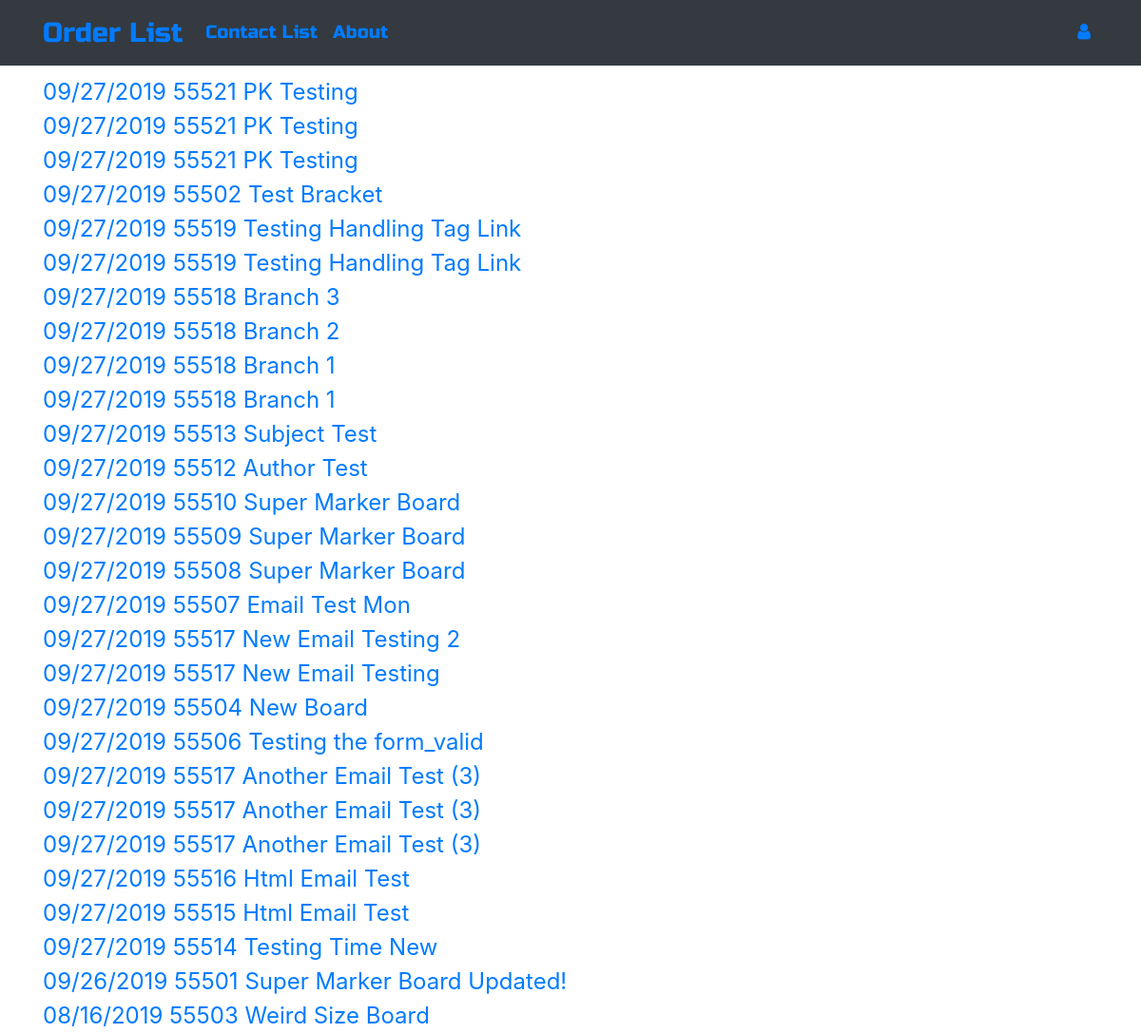
Before: / with the older database file.
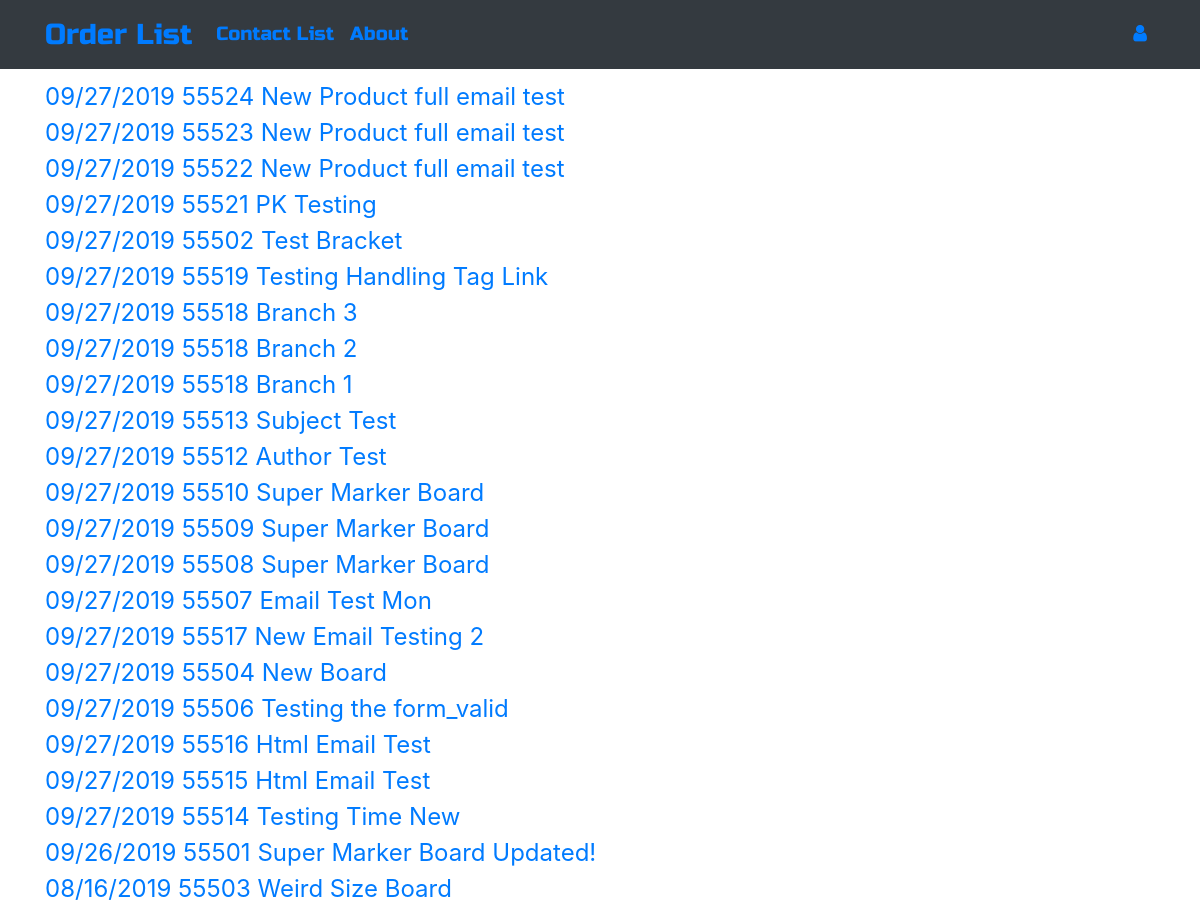
After: the same page with the newer database file.
### ordermanager/models.py (models this page shows, shortened)
class Order(models.Model):
    CUSTOMERS = (
        ("American Woodmark Corporation", "American Woodmark Corporation"),
        ("ACP", "ACP"),
        ("Jim Bishop", "Jim Bishop"),
        ("Fabritec", "Fabritec"),
        ("Hanssem", "Hanssem"),
        ("KabinArt", "KabinArt"),
        ("Legacy", "Legacy"),
        ("MasterBrand Cabinets, Inc", "MasterBrand Cabinets, Inc"),
        ("Unicor", "Unicor"),
    )
    CARRIER = (
        ("UPEXP", "UPEXP"),
        ("UPSAR", "UPSAR"),
        ("UPSBL", "UPSBL"),
        ("UPSCN", "UPSCN"),
        ("UPSGR", "UPSGR"),
        ("UPSRD", "UPSRD"),
        ("UPSRS", "UPSRS"),
        ("UPSSV", "UPSSV"),
        ("UPSWX", "UPSWX"),
        ("UPS2A", "UPS2A"),
        ("UPS3D", "UPS3D"),
        ("FX2DY", "FX2DY"),
        ("FXSTD", "FXSTD"),
        ("FXPAM", "FXPAM"),
        ("FXGRN", "FXGRN"),
        ("FXFNL", "FXFNL"),
        ("Customer Pickup", "Customer Pickup"),
    )
    REASON = (
        ("New Product", "New Product"),
        ("Not Applicable", "Not Applicable"),
        ("Unusual Size", "Unusual Size"),
        ("Unusual Profile", "Unusual Profile"),
        ("Unusual Material", "Unusual Material"),
        ("Obsolete Product", "Obsolete Product"),
        ("Non-Existing Material Specification", "Non-Existing Material Specification"),  # Order 26
        ("Customer Sample", "Customer Sample"),  # Order 26
        ("Special Assembly", "Special Assembly"),  # Order 26
        ("Special Inspection", "Special Inspection"),
        ("Special Packaging", "Special Packaging"),  # Order 26
        ("Profile Testing", "Profile Testing"),  # Order 26
        ("Process Testing", "Process Testing"),  # Order 26
    )
    TOOLING = (
        ("On Floor", "On Floor"),
        ("In Grinding Room", "In Grinding Room"),
        ("Other - See Notes", "Other - See Notes"),
    )
    author = models.ForeignKey('auth.User', on_delete=models.CASCADE)
    order_number = models.CharField(max_length=255)
    order_reason = models.CharField(max_length=50, choices=REASON)
    customer = models.CharField(max_length=50, choices=CUSTOMERS)
    product_name = models.CharField(max_length=255)
    title = models.CharField(max_length=255)
    design_code = models.CharField(max_length=255)
    carrier = models.CharField(max_length=20, choices=CARRIER)
    ship_date = models.DateField()
    process_date = models.DateField()
    sequence_numbers = models.CharField(max_length=255)
    tooling_status = models.CharField(max_length=20, choices=TOOLING)
    programming_status = models.BooleanField(default=False)
    engineering_framing_setup = models.BooleanField(default=False)
    engineering_panel_setup = models.BooleanField(default=False)
    engineering_lipping_setup = models.BooleanField(default=False)
    engineering_assembly = models.BooleanField(default=False)
    engineering_options = models.BooleanField(default=False)
    engineering_other = models.BooleanField(default=False)
    order_notes = models.TextField(blank=True, null=True)
    feedback = models.TextField(blank=True, null=True)
    date = models.DateTimeField()
    def __str__(self):
        return f"{self.date.strftime('%m/%d/%Y')}  {self.order_number}  {self.product_name}"

### ordermanager/views.py (the view)
# urls.py: path('', views.OrderListView.as_view(), name='order_list'),
class OrderListView(ListView):
    model = Order
    def get_queryset(self):
        return Order.objects.filter().order_by('-date')

### ordermanager/templates/ordermanager/order_list.html
{% extends "ordermanager/base.html" %}
{% block content %}
<div class="centerstage">
    {% for order in order_list %}
        <div class="order">
            <a href="{% url 'order_detail' pk=order.pk %}">{{ order }}</a>
        </div>
    {% endfor %}
</div>
{% endblock %}

### ordermanager/templates/ordermanager/base.html (shortened to what this page needs)
<!DOCTYPE html>
{% load staticfiles %}
<html lang="en">
<head>
    <link rel="stylesheet" href="https://stackpath.bootstrapcdn.com/bootstrap/4.3.1/css/bootstrap.min.css">
    <link href="https://maxcdn.bootstrapcdn.com/font-awesome/4.7.0/css/font-awesome.min.css" rel="stylesheet">
    <link rel="stylesheet" href="{% static 'css/ordermanager.css' %}">
</head>
<body>
    <nav class="navbar navbar-expand-lg bg-dark techfont">
        <div class="container">
            <div class="navbar-nav align-items-center">
                <a class='navbar-brand bigbrand' href="{% url 'order_list' %}">Order List</a>
                <a class="nav-item nav-link" href="{% url 'contact_list' %}">Contact List</a>
                <a class="nav-item nav-link" href="{% url 'about' %}">About</a>
            </div>
            <div class="navbar-nav align-items-center ml-auto">
                {% if user.is_authenticated %}
                    <a class="nav-item nav-link" href="{% url 'order_new' %}">New Order</a>
                    <a class="nav-item nav-link" href="{% url 'contact_new' %}">New Contact</a>
                    <a class="nav-item nav-link" href="{% url 'logout' %}">Log Out</a>
                    <a class="welcome">  Welcome: {{ user.username }}</a>
                    {% else %}
                    <a class="nav-item nav-link" href="{% url 'login' %}" aria-label="Login"><span class="fa fa-user"></span></a>
                {% endif %}
            </div>
        </div>
    </nav>
    <div class="content container">
        <div class="row">
            <div class="col-md-8">
                {% block content %}
                {% endblock %}
            </div>
        </div>
    </div>
</body>
</html>

### ordermanager/static/css/ordermanager.css (style rules this page uses)
.techfont { font-family: 'Russo One', sans-serif; font-size: 1.2em; margin-bottom: 10px; }
.bigbrand { font-size: 1.5em; }
.centerstage { margin-left: auto; margin-right: auto; }
.order a { font-size: 1.5em!important; }

Changed rows visible on the page:
removed Order: date+order_number+product_name "09/27/2019 55521 PK Testing"
removed Order: date+order_number+product_name "09/27/2019 55521 PK Testing"
removed Order: date+order_number+product_name "09/27/2019 55519 Testing Handling Tag Link"
removed Order: date+order_number+product_name "09/27/2019 55518 Branch 1"
removed Order: date+order_number+product_name "09/27/2019 55517 New Email Testing"
removed Order: date+order_number+product_name "09/27/2019 55517 Another Email Test (3)"
removed Order: date+order_number+product_name "09/27/2019 55517 Another Email Test (3)"
removed Order: date+order_number+product_name "09/27/2019 55517 Another Email Test (3)"
added Order: date+order_number+product_name "09/27/2019 55524 New Product full email test"
added Order: date+order_number+product_name "09/27/2019 55523 New Product full email test"
added Order: date+order_number+product_name "09/27/2019 55522 New Product full email test"
